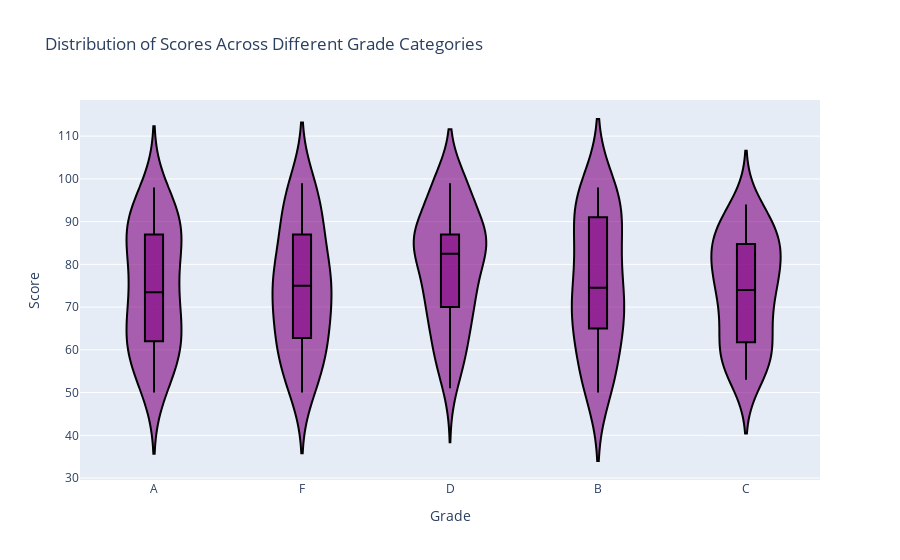
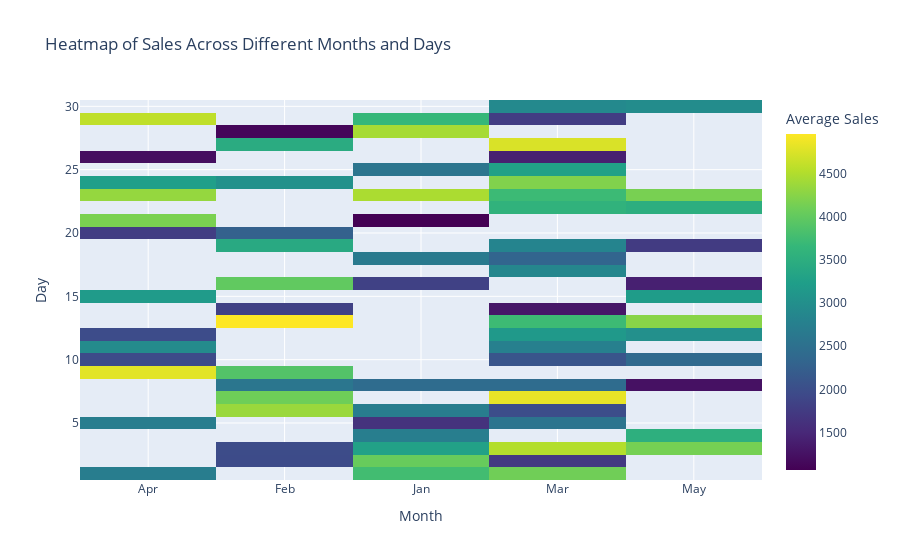

These figures' notebook cell, in order:
### Code cell
# Q.2. Using the Student Grades, create a violin plot to display the distribution of scores across different grade categories.
''' 
np.random.seed(15)
data = {
    'Grade': np.random.choice(['A', 'B', 'C', 'D', 'F'], 200),
    'Score': np.random.randint(50, 100, 200)
}
df = pd.DataFrame(data
Using the sales data, generate a heatmap to visualize the variation in sales across
different months and days.

np.random.seed(20)
data = {
    'Month': np.random.choice(['Jan', 'Feb', 'Mar', 'Apr', 'May'], 100), 
    'Day': np.random.choice(range(1, 31), 100), 
    'Sales': np.random.randint(1000, 5000, 100) 
}
df = pd.DataFrame(data)
'''
# Ans -- 
import plotly.graph_objects as go
import pandas as pd
import numpy as np

# Task 1: Create a violin plot for student grades
np.random.seed(15)
grades_data = {
    'Grade': np.random.choice(['A', 'B', 'C', 'D', 'F'], 200),
    'Score': np.random.randint(50, 100, 200)
}
df_grades = pd.DataFrame(grades_data)

# Create a violin plot
fig1 = go.Figure(data=[go.Violin(
    y=df_grades['Score'],
    x=df_grades['Grade'],
    box_visible=True,
    line_color='black',
    fillcolor='rgba(128, 0, 128, 0.6)',  # Purple color with transparency
    marker=dict(color='rgba(128, 0, 128, 0.6)'),
    name='Scores by Grade'
)])

# Customize the layout
fig1.update_layout(
    title='Distribution of Scores Across Different Grade Categories',
    xaxis_title='Grade',
    yaxis_title='Score'
)

# Show the plot
fig1.show()

# Task 2: Create a heatmap for sales data
np.random.seed(20)
sales_data = {
    'Month': np.random.choice(['Jan', 'Feb', 'Mar', 'Apr', 'May'], 100),
    'Day': np.random.choice(range(1, 31), 100),
    'Sales': np.random.randint(1000, 5000, 100)
}
df_sales = pd.DataFrame(sales_data)

# Pivot the data for heatmap
heatmap_data = df_sales.pivot_table(index='Day', columns='Month', values='Sales', aggfunc='mean')

# Create a heatmap
fig2 = go.Figure(data=go.Heatmap(
    z=heatmap_data.values,
    x=heatmap_data.columns,
    y=heatmap_data.index,
    colorscale='Viridis',
    colorbar=dict(title='Average Sales')
))

# Customize the layout
fig2.update_layout(
    title='Heatmap of Sales Across Different Months and Days',
    xaxis_title='Month',
    yaxis_title='Day'
)

# Show the plot
fig2.show()

### Figure 1 — Plotly figure (JSON) as saved in the notebook; plotly's stock layout.template omitted (floating-point values rounded to 4 significant figures; data arrays with more than 128 entries replaced by an {"elided": "..."} marker saying what was removed)
{"data": [{"box": {"visible": true}, "fillcolor": "rgba(128, 0, 128, 0.6)", "line": {"color": "black"}, "marker": {"color": "rgba(128, 0, 128, 0.6)"}, "name": "Scores by Grade", "type": "violin", "x": {"elided": "200 str values"}, "y": {"elided": "200 int values"}}], "layout": {"autosize": true, "title": {"text": "Distribution of Scores Across Different Grade Categories"}, "xaxis": {"autorange": true, "range": [-0.5, 4.5], "title": {"text": "Grade"}, "type": "category"}, "yaxis": {"autorange": true, "range": [29.54, 118.5], "title": {"text": "Score"}, "type": "linear"}}}

### Figure 2 — Plotly figure (JSON) as saved in the notebook; plotly's stock layout.template omitted (floating-point values rounded to 4 significant figures; data arrays with more than 128 entries replaced by an {"elided": "..."} marker saying what was removed)
{"data": [{"colorbar": {"title": {"text": "Average Sales"}}, "colorscale": [[0, "#440154"], [0.1111, "#482878"], [0.2222, "#3e4989"], [0.3333, "#31688e"], [0.4444, "#26828e"], [0.5556, "#1f9e89"], [0.6667, "#35b779"], [0.7778, "#6ece58"], [0.8889, "#b5de2b"], [1, "#fde725"]], "type": "heatmap", "x": ["Apr", "Feb", "Jan", "Mar", "May"], "y": [1, 2, 3, 4, 5, 6, 7, 8, 9, 10, 11, 12, 13, 14, 15, 16, 17, 18, 19, 20, 21, 22, 23, 24, 25, 26, 27, 28, 29, 30], "z": {"elided": "30x5 float values"}}], "layout": {"autosize": true, "title": {"text": "Heatmap of Sales Across Different Months and Days"}, "xaxis": {"autorange": true, "range": [-0.5, 4.5], "title": {"text": "Month"}, "type": "category"}, "yaxis": {"autorange": true, "range": [0.5, 30.5], "title": {"text": "Day"}, "type": "linear"}}}
